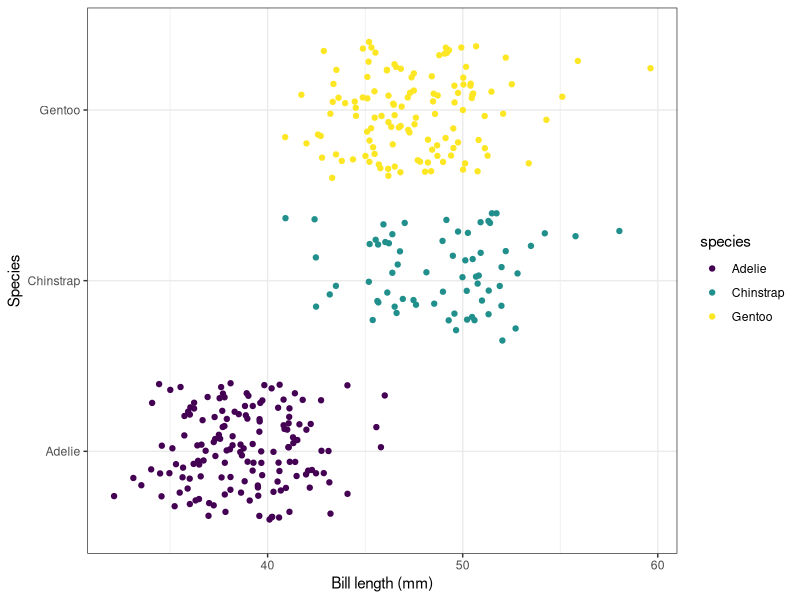

Here is the R script that generated this plot:
library(tidyverse)
library(palmerpenguins)


ggplot(data = penguins, aes(x = bill_length_mm, y = species, color = species)) +
  labs(x = "Bill length (mm)", y = "Species") +
  scale_color_viridis_d() + 
  geom_jitter() + 
  theme_bw()
